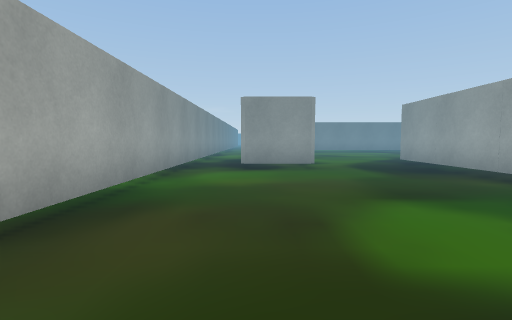
[1] (above)

17 first-person views from a walk through a 3-D level made in the Unity game engine. The camera is 1.3 m above the floor, tilts 4° down and sees 85° across. The floor is counted in squares, 2 m on a side. Each view is taken from the middle of a square. On the plan, view 1 faces up. The plan holds only what a view shows up to about 9 squares ahead; the rest is blank. The place goes on beyond the plan. The player character is not drawn. Some surface patterns are stand-ins.

[2]
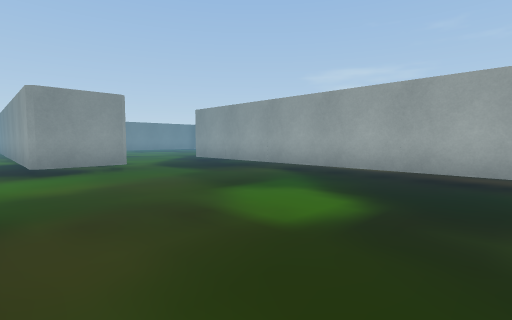

[3]
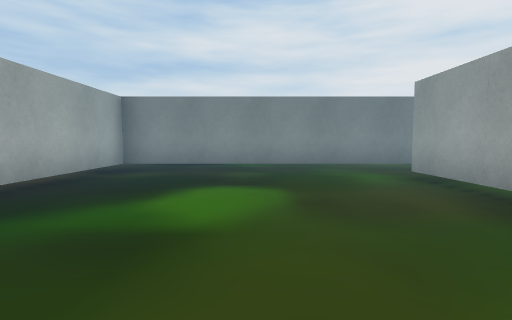

[4]
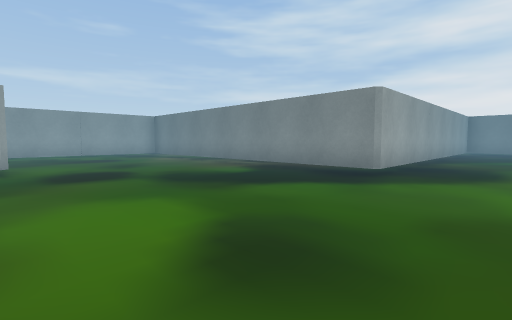

[5]
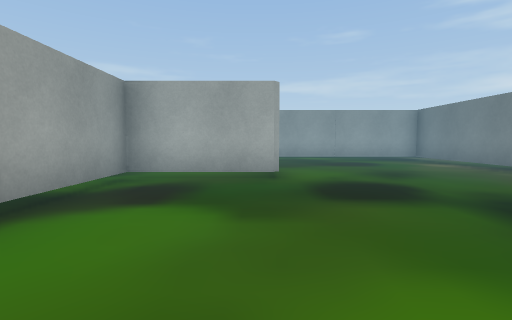

[6]
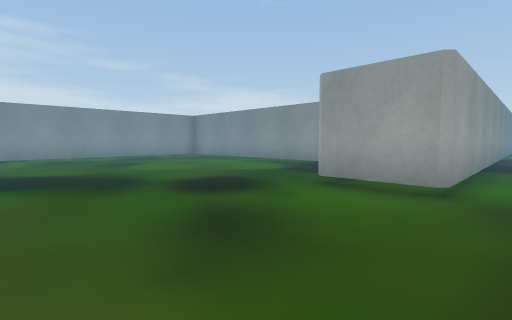

[7]
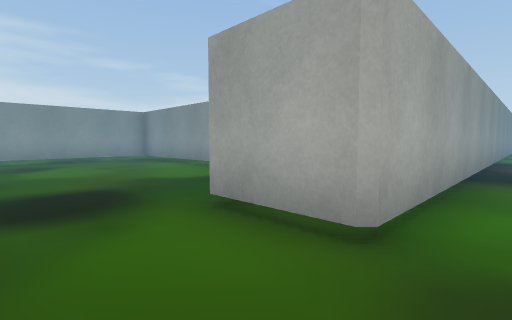

[8]
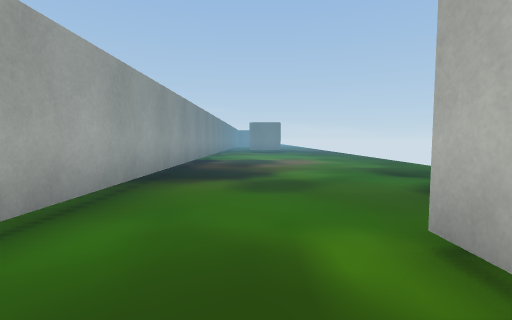

[9]
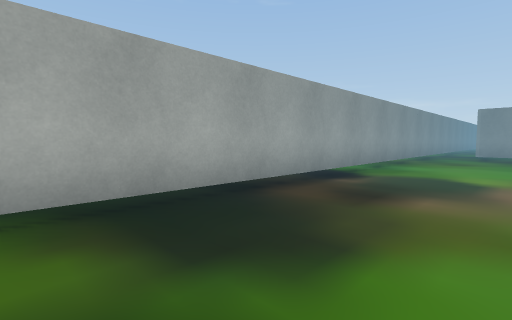

[10]
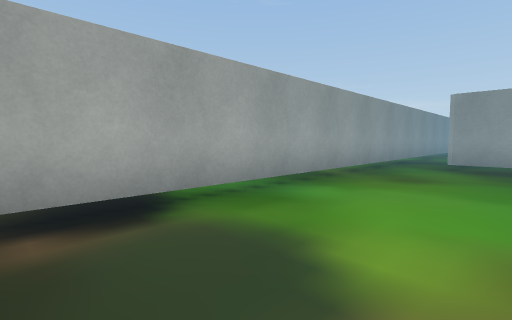

[11]
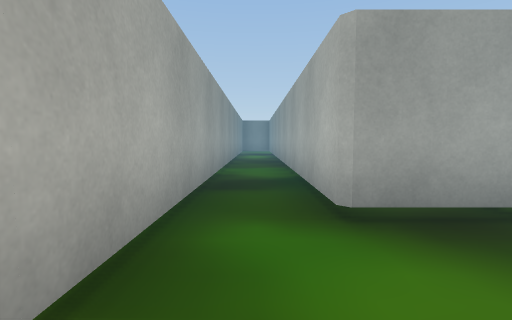

[12]
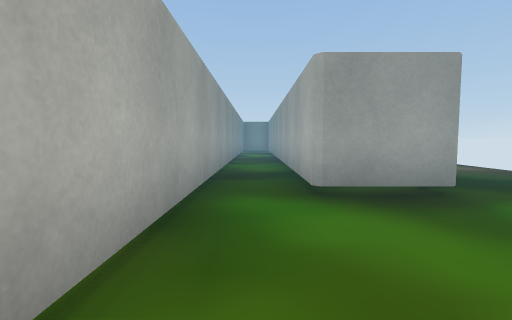

[13]
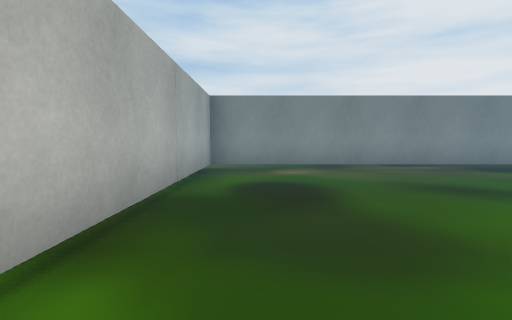

[14]
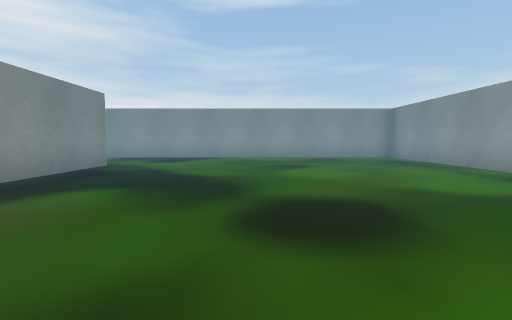

[15]
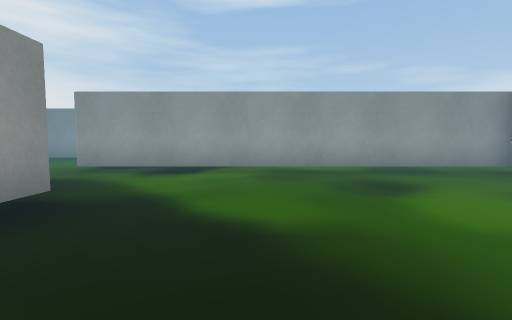

[16]
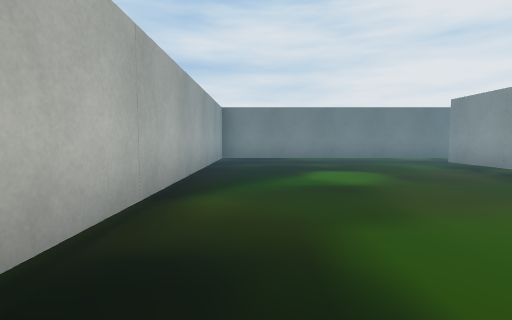

[17]
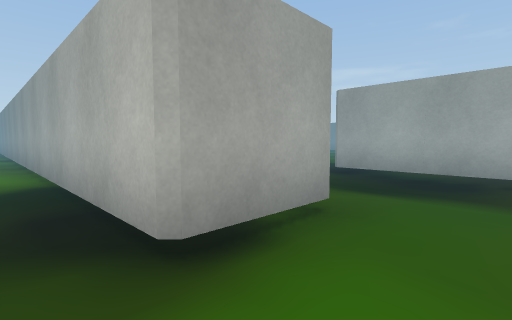

### Floor plan
Key: @ floor where view 1 was taken; # wall or solid block; . floor; T thing the floor can be seen under or through.
Columns run from 3 left of view 1 to 13 right of it. Each row starts with its distance up from view 1.
 31              #.#
 30              #.#
 29              #.#
 28              #.#
 27              #.##
 26              #...
 25              #...
 24              #...
 23              #...
 22              #...
 21              #...
 20              #...
 19              #...
 18              #...
 17    #         #...
 16    #         #...
 15    ###########...
 14   .##.......##..#
 13   .##.......##..#
 12   .##...........#
 11   .##...........#
 10   .##...........#
  9  #.##...........#
  8  #.##..TTTTTTTTT#
  7  #.##..T.........
  6  #.....T.
  5  #.....T.
  4  #.....T.
  3  #.....T.
  2  #.....T.
  1  #.....T.
  0  #.@...T.
 -1 TTTTTTTT.
 -2  ........

Positions as (right, up) in squares from view 1, and headings:
1: (0, 0), facing up
2: (-1, 0), facing up-right
3: (1, 5), facing down
4: (2, 13), facing down-right
5: (4, 13), facing right
6: (11, 9), facing up-left
7: (11, 11), facing up-left
8: (12, 12), facing up
9: (13, 16), facing up-left
10: (13, 20), facing up-left
11: (11, 25), facing up
12: (11, 24), facing up
13: (12, 14), facing down
14: (10, 11), facing left
15: (7, 10), facing left
16: (3, 7), facing down
17: (-1, 5), facing up-right
